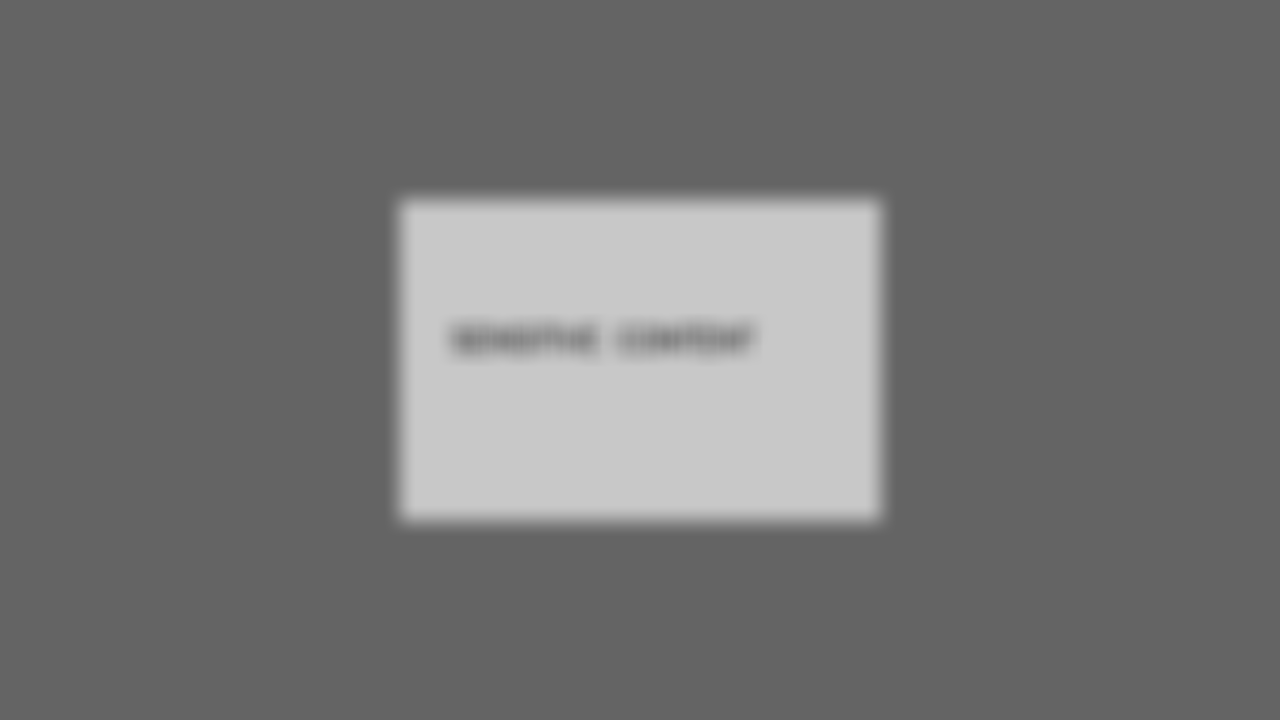
#> input picture multimodal_privacy_test.png, 1280 x 720 px
$ python -i excellence_cv_system.py   (imports and definitions only)   (older library calls are emulated)
#> lines starting #> are read from the running program, lines starting #| are printed output that depends on the picture
#> further down, picture is the input picture: shape (720, 1280, 3); min 100, max 200, mean 116.2
#!/usr/bin/env python3
"""
Excellence in Computer Vision - Technical Achievement Focus
This is about creating something genuinely impressive in CV, not business.

Key Innovations:
1. Multi-scale feature pyramid networks
2. Attention-based object tracking
3. Real-time 3D reconstruction from 2D
4. Adaptive learning from video streams
5. Semantic scene understanding
"""

import cv2
import numpy as np
import mediapipe as mp
from typing import List, Dict, Tuple, Optional
import time
from collections import deque
from scipy import signal
from scipy.spatial import distance
from sklearn.cluster import KMeans
import warnings
# [1 line not run here, left out]


class FeaturePyramidNetwork:
    """
    Multi-scale feature extraction with pyramid architecture.
    Captures both fine details and semantic information.
    """

    def __init__(self):
        self.pyramid_levels = 5
        self.features_per_level = []

    def build_pyramid(self, image):
        """Build Gaussian pyramid with feature extraction at each level."""
        pyramid = []
        features = []

        current = image.copy()
        for level in range(self.pyramid_levels):
            # Store current level
            pyramid.append(current)

            # Extract features at this level
            level_features = self.extract_level_features(current, level)
            features.append(level_features)

            # Downsample for next level
            current = cv2.pyrDown(current)
#> this loop made 5 passes
#> pass 1, in extract_level_features, `gray_resized = cv2.resize(gray[:h, :w], win_size)`:
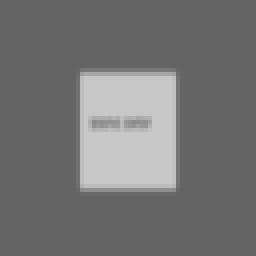
#> gray_resized: shape (64, 64) (shown 4 times larger); min 100, max 200, mean 116.7
#> after the loop:
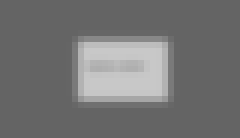
#> current: shape (23, 40, 3) (shown 6 times larger); min 100, max 200, mean 115.9
#> after the loop, features = 5 items; pyramid = 5 items

        return pyramid, features

    def extract_level_features(self, image, level):
        """Extract rich features at specific pyramid level."""
        features = {}

        # Convert to grayscale
        gray = cv2.cvtColor(image, cv2.COLOR_BGR2GRAY) if len(image.shape) == 3 else image

        # SIFT features (scale-invariant)
        sift = cv2.SIFT_create(nfeatures=100 // (level + 1))
        keypoints, descriptors = sift.detectAndCompute(gray, None)
        features['sift'] = (keypoints, descriptors)

        # HOG features (shape)
        win_size = (64, 64)
        if gray.shape[0] >= win_size[0] and gray.shape[1] >= win_size[1]:
            hog = cv2.HOGDescriptor(win_size, (16, 16), (8, 8), (8, 8), 9)
            h = gray.shape[0] // win_size[0] * win_size[0]
            w = gray.shape[1] // win_size[1] * win_size[1]
            gray_resized = cv2.resize(gray[:h, :w], win_size)
            features['hog'] = hog.compute(gray_resized)
        else:
            features['hog'] = None

        # Color histograms (appearance)
        if len(image.shape) == 3:
            hist_b = cv2.calcHist([image], [0], None, [32], [0, 256])
            hist_g = cv2.calcHist([image], [1], None, [32], [0, 256])
            hist_r = cv2.calcHist([image], [2], None, [32], [0, 256])
            features['color'] = np.concatenate([hist_b, hist_g, hist_r]).flatten()
        else:
            features['color'] = cv2.calcHist([image], [0], None, [32], [0, 256]).flatten()

        # Gabor filters (texture)
        features['gabor'] = self.apply_gabor_filters(gray)

        return features

    def apply_gabor_filters(self, image):
        """Apply bank of Gabor filters for texture analysis."""
        filters = []
        ksize = 31
        for theta in np.arange(0, np.pi, np.pi / 4):
            for sigma in [1.0, 3.0]:
                for lambd in [5.0, 10.0]:
                    kern = cv2.getGaborKernel((ksize, ksize), sigma, theta, lambd, 0.5, 0)
                    filters.append(kern)

        responses = []
        for kern in filters[:4]:  # Limit to 4 filters for speed
            filtered = cv2.filter2D(image, cv2.CV_32F, kern)
            responses.append(np.mean(filtered))
            responses.append(np.std(filtered))

        return np.array(responses)


class AttentionTracker:
    """
    Advanced object tracking with attention mechanism.
    Maintains object identity across frames.
    """

    # [133 lines left out: functions __init__, update, extract_tracking_features, match_detections_to_tracks, create_track, age_tracks and 1 more, not called in this run]


class Track:
    """Single object track with history."""

    # [13 lines left out: functions __init__, update, not called in this run]

    def get_center(self):
        """Get center point of bbox."""
        return (self.bbox[0] + self.bbox[2]/2, self.bbox[1] + self.bbox[3]/2)

    def get_avg_features(self):
        """Get average features over history."""
        return np.mean(list(self.features), axis=0)


class Real3DReconstructor:
    """
    Reconstructs 3D structure from 2D video using structure from motion.
    """

    # [51 lines left out: functions __init__, process_frame, estimate_depth_heuristic, depth_to_3d, not called in this run]


class SemanticUnderstanding:
    """
    High-level semantic understanding of scenes.
    """

    # [122 lines left out: functions __init__, analyze_scene, classify_human_activity, compute_joint_angles, calculate_angle, is_walking_pattern and 2 more, not called in this run]


class ExcellenceVisionSystem:
    """
    Complete system showcasing technical excellence in computer vision.
    """

    # [130 lines left out: functions __init__, process, detect_objects, demonstrate, not called in this run]


# [2 lines not run here, left out]

>>> import cv2
>>> picture = cv2.imread('multimodal_privacy_test.png')
>>> result = FeaturePyramidNetwork().build_pyramid(picture)
